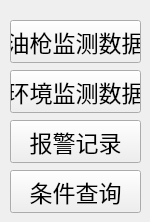
   <widget class="QWidget" name="tab_5">
    <attribute name="title">
     <string>在线油气回收</string>
    </attribute>
    <widget class="QPushButton" name="pushButton_conditional_query">
     <property name="geometry">
      <rect>
       <x>10</x>
       <y>170</y>
       <width>131</width>
       <height>43</height>
      </rect>
     </property>
     <property name="font">
      <font>
       <pointsize>17</pointsize>
      </font>
     </property>
     <property name="contextMenuPolicy">
      <enum>Qt::DefaultContextMenu</enum>
     </property>
     <property name="styleSheet">
      <string notr="true"/>
     </property>
     <property name="text">
      <string>条件查询</string>
     </property>
     <property name="iconSize">
      <size>
       <width>300</width>
       <height>100</height>
      </size>
     </property>
    </widget>
    <widget class="QPushButton" name="pushButton_gasre_huanjing">
     <property name="geometry">
      <rect>
       <x>10</x>
       <y>70</y>
       <width>131</width>
       <height>43</height>
      </rect>
     </property>
     <property name="font">
      <font>
       <pointsize>17</pointsize>
      </font>
     </property>
     <property name="contextMenuPolicy">
      <enum>Qt::DefaultContextMenu</enum>
     </property>
     <property name="styleSheet">
      <string notr="true"/>
     </property>
     <property name="text">
      <string>环境监测数据</string>
     </property>
     <property name="iconSize">
      <size>
       <width>300</width>
       <height>100</height>
      </size>
     </property>
    </widget>
    <widget class="QPushButton" name="pushButton_gasre_warn">
     <property name="geometry">
      <rect>
       <x>10</x>
       <y>120</y>
       <width>131</width>
       <height>43</height>
      </rect>
     </property>
     <property name="font">
      <font>
       <pointsize>17</pointsize>
      </font>
     </property>
     <property name="contextMenuPolicy">
      <enum>Qt::DefaultContextMenu</enum>
     </property>
     <property name="styleSheet">
      <string notr="true"/>
     </property>
     <property name="text">
      <string>报警记录</string>
     </property>
     <property name="iconSize">
      <size>
       <width>300</width>
       <height>100</height>
      </size>
     </property>
    </widget>
    <widget class="QPushButton" name="pushButton_gasre_oilgun">
     <property name="geometry">
      <rect>
       <x>10</x>
       <y>20</y>
       <width>131</width>
       <height>43</height>
      </rect>
     </property>
     <property name="font">
      <font>
       <pointsize>17</pointsize>
      </font>
     </property>
     <property name="contextMenuPolicy">
      <enum>Qt::DefaultContextMenu</enum>
     </property>
     <property name="styleSheet">
      <string notr="true"/>
     </property>
     <property name="text">
      <string>油枪监测数据</string>
     </property>
     <property name="iconSize">
      <size>
       <width>300</width>
       <height>100</height>
      </size>
     </property>
    </widget>
   </widget>
